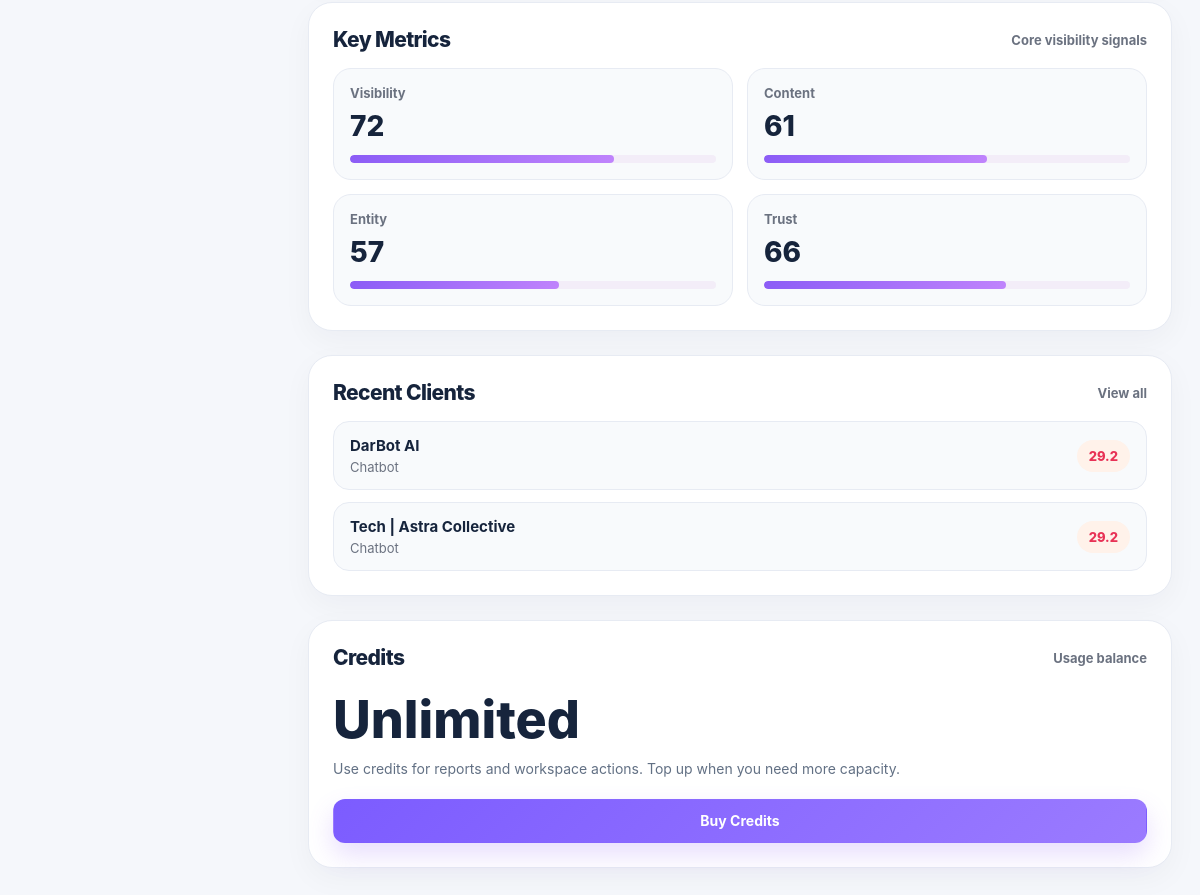
Page / (signed in, lower part) on the earlier database version.
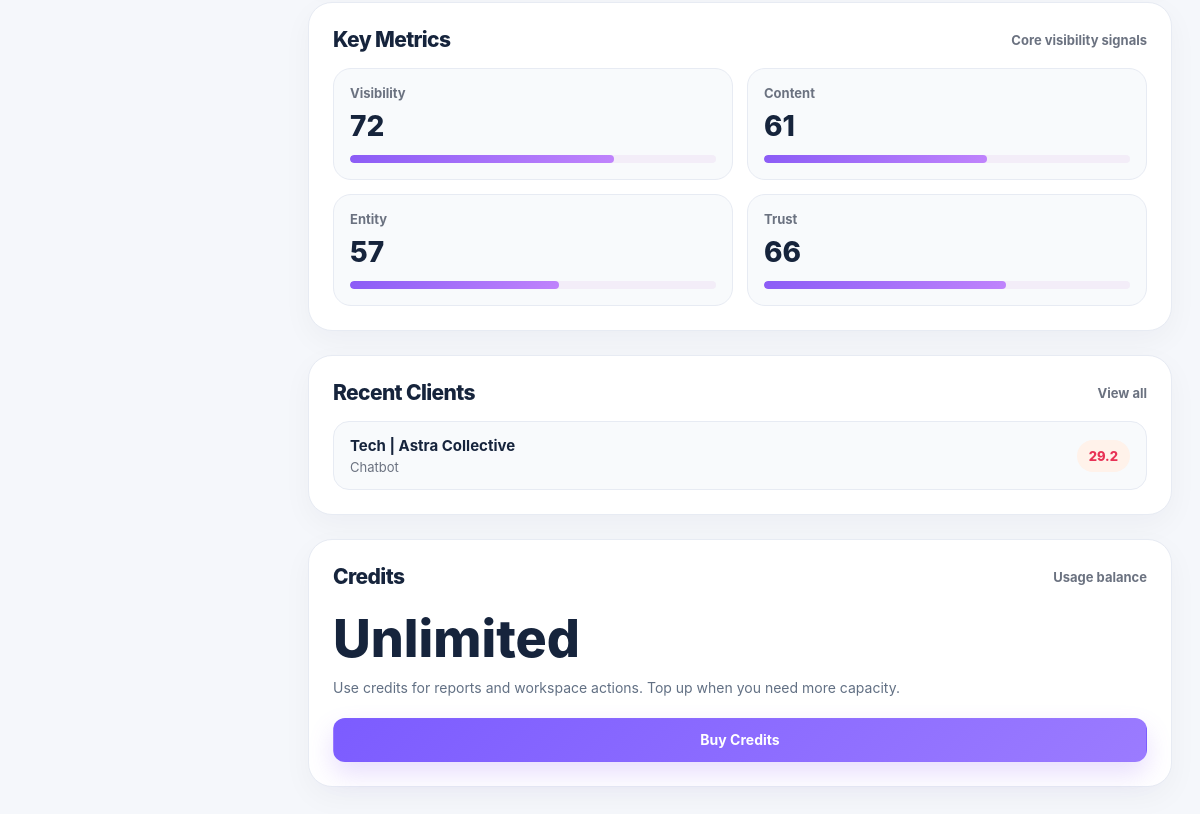
Same page on the later database version.
### app.py (models this page shows)
class Client(db.Model):
    __tablename__ = "clients"
    id = db.Column(db.Integer, primary_key=True)
    slug = db.Column(db.String(255), nullable=False, index=True)
    user_id = db.Column(db.Integer, db.ForeignKey("users.id"), nullable=False, index=True)
    name = db.Column(db.String(255), nullable=False)
    website = db.Column(db.String(500), nullable=False)
    website_normalized = db.Column(db.String(500), nullable=False, index=True)
    industry = db.Column(db.String(255), nullable=True)
    location = db.Column(db.String(255), nullable=True)
    owner_type = db.Column(db.String(100), nullable=False, default="company")
    notes = db.Column(db.Text, nullable=True)
    created_at = db.Column(db.DateTime, default=datetime.utcnow, nullable=False)
    updated_at = db.Column(db.DateTime, default=datetime.utcnow, onupdate=datetime.utcnow, nullable=False)
    __table_args__ = (
        db.UniqueConstraint("user_id", "slug", name="uq_clients_user_slug"),
    )

### app.py (the view)
@app.route("/")
def index():
    if current_user.is_authenticated:
        all_audits = get_saved_audits(user_id=current_user.id)
        clients = build_client_views()
        search_term = request.args.get("q", "").strip()
        audit_type = request.args.get("type", "all").strip().lower()
        sort_by = request.args.get("sort", "saved_at").strip()
        order = request.args.get("order", "desc").strip().lower()
        audits = filter_audits(all_audits, search_term=search_term, audit_type=audit_type)
        audits = sort_audits(audits, sort_by=sort_by, order=order)
        scores = [
            c.get("latest_audit", {}).get("normalized_score")
            for c in clients
            if c.get("latest_audit")
        ]
        overall_score = round(sum(scores) / len(scores), 1) if scores else 0
        return render_template(
            "dashboard.html",
            audits=audits,
            clients=clients,
            overall_score=overall_score,  # ✅ NEW
            total_audits=len(all_audits),
            search_term=search_term,
            selected_type=audit_type,
            selected_sort=sort_by,
            selected_order=order,
        )
    return redirect(url_for("login"))

### app.py (called while the page is built)
@login_manager.user_loader
def load_user(user_id):
    return User.query.get(int(user_id))

def load_json_file(filepath):
    with open(filepath, "r", encoding="utf-8") as f:
        return json.load(f)

def safe_load_json(filepath, default):
    if not os.path.exists(filepath):
        return default
    try:
        return load_json_file(filepath)
    except Exception:
        return default

def normalize_website(url):
    if not url:
        return ""
    return (
        url.strip()
        .lower()
        .replace("https://", "")
        .replace("http://", "")
        .replace("www.", "")
        .rstrip("/")
    )

def load_clients(user_id=None):
    query = Client.query
    if user_id is not None:
        query = query.filter_by(user_id=user_id)
    rows = query.order_by(Client.created_at.desc()).all()
    return [serialize_client_row(row) for row in rows]

def get_matching_full_filename(summary_filename):
    if not summary_filename.endswith("_summary.json"):
        return None
    return summary_filename.replace("_summary.json", "_full.json")

def get_workspace_count(user_id):
    return Client.query.filter_by(user_id=user_id).count()

### templates/dashboard.html (shortened to what this page needs)
{% extends "base.html" %}
{% block content %}
{% set aeo_score = overall_score if overall_score is defined else 0 %}
{% set vis_score = visibility_score if visibility_score is defined else 72 %}
{% set cont_score = content_score if content_score is defined else 61 %}
{% set ent_score = entity_score if entity_score is defined else 57 %}
{% set tr_score = trust_score if trust_score is defined else 66 %}
{% set credit_balance = wallet_balance if wallet_balance is defined else 14 %}
<div class="dashboard-shell">
    <section class="dashboard-grid dashboard-grid-secondary">
        <article class="dashboard-card">
            <div class="section-row">
                <h3 class="section-title">Key Metrics</h3>
                <span class="section-hint">Core visibility signals</span>
            </div>
            <div class="metric-grid">
                <div class="metric-card">
                    <span class="metric-label">Visibility</span>
                    <strong class="metric-value">{{ vis_score }}</strong>
                    <div class="mini-progress"><div class="mini-progress-fill" style="width: {{ vis_score }}%;"></div></div>
                </div>
                <div class="metric-card">
                    <span class="metric-label">Content</span>
                    <strong class="metric-value">{{ cont_score }}</strong>
                    <div class="mini-progress"><div class="mini-progress-fill" style="width: {{ cont_score }}%;"></div></div>
                </div>
                <div class="metric-card">
                    <span class="metric-label">Entity</span>
                    <strong class="metric-value">{{ ent_score }}</strong>
                    <div class="mini-progress"><div class="mini-progress-fill" style="width: {{ ent_score }}%;"></div></div>
                </div>
                <div class="metric-card">
                    <span class="metric-label">Trust</span>
                    <strong class="metric-value">{{ tr_score }}</strong>
                    <div class="mini-progress"><div class="mini-progress-fill" style="width: {{ tr_score }}%;"></div></div>
                </div>
            </div>
        </article>
        <article class="dashboard-card">
            <div class="section-row">
                <h3 class="section-title">Recent Clients</h3>
                <a href="{{ url_for('clients_page') }}" class="section-link">View all</a>
            </div>
            <div class="client-stack">
                {% if clients is defined and clients %}
                    {% for client in clients[:4] %}
                    <div class="client-row">
                        <div class="client-row-main">
                            <strong>{{ client.name or "Client" }}</strong>
                            <small>{{ client.industry or "Industry not set" }}</small>
                        </div>
                        <div class="client-row-side">
                            <span class="client-score-pill">{{ client.latest_audit.normalized_score if client.latest_audit else "—" }}</span>
                        </div>
                    </div>
                    {% endfor %}
                {% else %}
                    <div class="empty-inline-state">
                        <strong>No recent clients yet</strong>
                        <p>Add a client to start building workspaces, reports, and action plans.</p>
                        <a href="{{ url_for('create_client') }}" class="btn btn-secondary">Add Client</a>
                    </div>
                {% endif %}
            </div>
        </article>
        <article class="dashboard-card dashboard-credits-card">
            <div class="section-row">
                <h3 class="section-title">Credits</h3>
                <span class="section-hint">Usage balance</span>
            </div>
            <div class="credits-balance">{{ credit_balance }}</div>
            <p class="credits-copy">Use credits for reports and workspace actions. Top up when you need more capacity.</p>
            <a href="{{ url_for('pricing_page') }}" class="btn btn-primary full-width">Buy Credits</a>
        </article>
    </section>
</div>
{% endblock %}

Differences in the rows shown:
removed Client: name "DarBot AI", industry "Chatbot", latest_audit "29.2"
